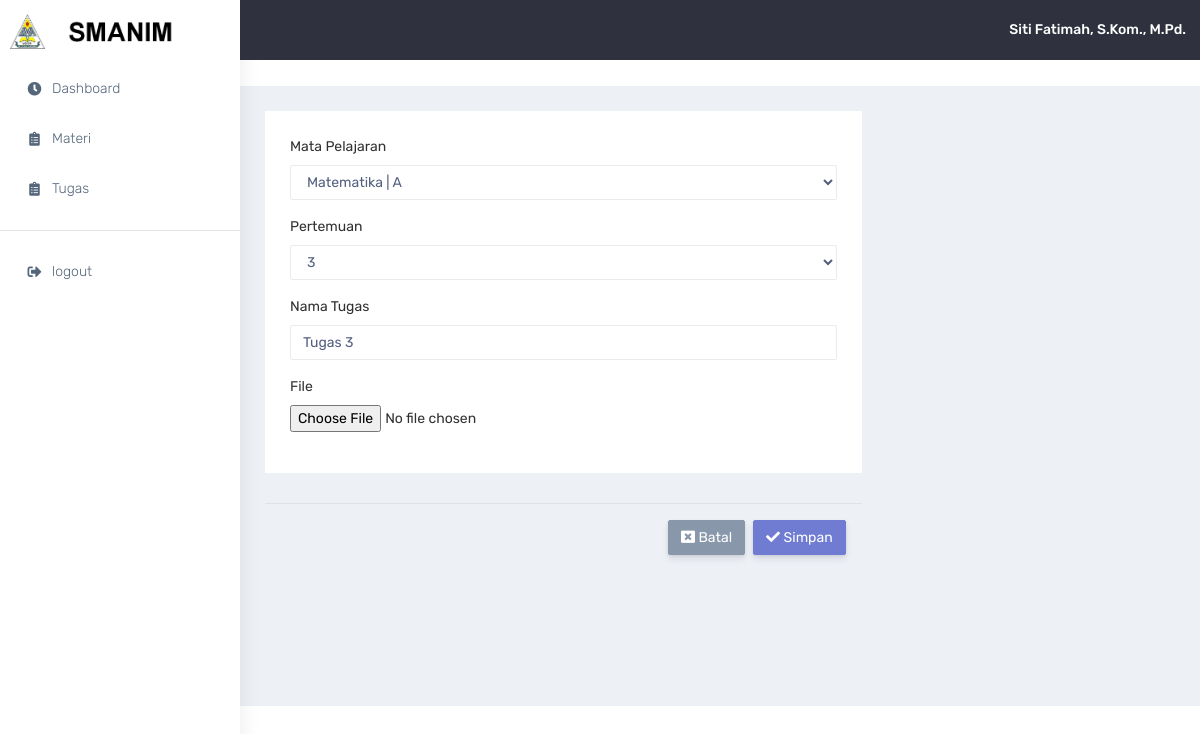
/guru/edit-tugas.php?kode=23 (signed in), run on the app's committed database.
### tables this page shows
CREATE TABLE `tbl_file` (
  `id_file` int(11) NOT NULL,
  `id_mapel` int(11) NOT NULL,
  `pertemuan` char(2) NOT NULL,
  `nama` varchar(100) NOT NULL,
  `tipe` enum('mod','tgs') NOT NULL,
  `file` varchar(255) NOT NULL,
  `tgl_tambah` date DEFAULT NULL,
  `tgl_ubah` date DEFAULT NULL
);

CREATE TABLE `tbl_mapel` (
  `id_mapel` int(11) NOT NULL,
  `id_user` int(11) NOT NULL,
  `mapel` varchar(100) NOT NULL,
  `kelas` char(1) NOT NULL
);

### guru/edit-tugas.php (the view, shortened to what this page needs)
<?php require_once('navbar.php');
if(isset($_GET['kode'])){
  $kode = $_GET['kode'];
  $sql = mysqli_query($con, "SELECT * FROM tbl_file a INNER JOIN tbl_mapel b ON b.id_mapel=a.id_mapel WHERE a.id_file = $kode");
  $data = mysqli_fetch_array($sql);
}
?>
            <div class="container-fluid">
                <div class="row">
                    <div class="col-md-8">
                        <div class="white-box">
                          <form method="post" enctype="multipart/form-data">
                            <div class="form-group">
                              <label for="exampleInputEmail1">Mata Pelajaran</label>
                              <select class="form-control" name="mapel" required>
                                <option value="<?= $data['id_mapel'] ?>"><?php echo $data['mapel']." | ".$data['kelas'] ?></option>
                              </select>
                            </div>
                            <div class="form-group">
                              <label for="exampleInputEmail1">Pertemuan</label>
                              <select class="form-control" name="pert" required>
                                <option value="<?= $data['pertemuan'] ?>"><?= $data['pertemuan'] ?></option>
                              </select>
                            </div>
                            <div class="form-group">
                              <label for="exampleInputEmail1">Nama Tugas</label>
                              <input type="text" name="tugas" class="form-control" id="exampleInputEmail1" aria-describedby="emailHelp" value="<?= $data['nama'] ?>" required>
                            </div>
                            <div class="form-group">
                              <label for="exampleFormControlFile1">File</label>
                              <input type="file" name="file" class="form-control-file" id="modul" placeholder="Masukkan File">
                            </div>
                          </div>
                          <div class="modal-footer">
                            <a href="tugas.php">
                              <button type="button" class="btn btn-secondary" data-dismiss="modal">
                                <i class="fas fa-window-close"></i> Batal
                              </button>
                            </a>
                            <button type="submit" class="btn btn-primary" name="update">
                              <i class="fas fa-check"></i> Simpan
                            </button>
                          </div>
                          </div>
                    </div>
                </div>
            </div>

### data on the page
tbl_file: mapel "Matematika | A", pert "3", tugas "Tugas 3"

### other printed values
$namau "Siti Fatimah, S.Kom., M.Pd."
